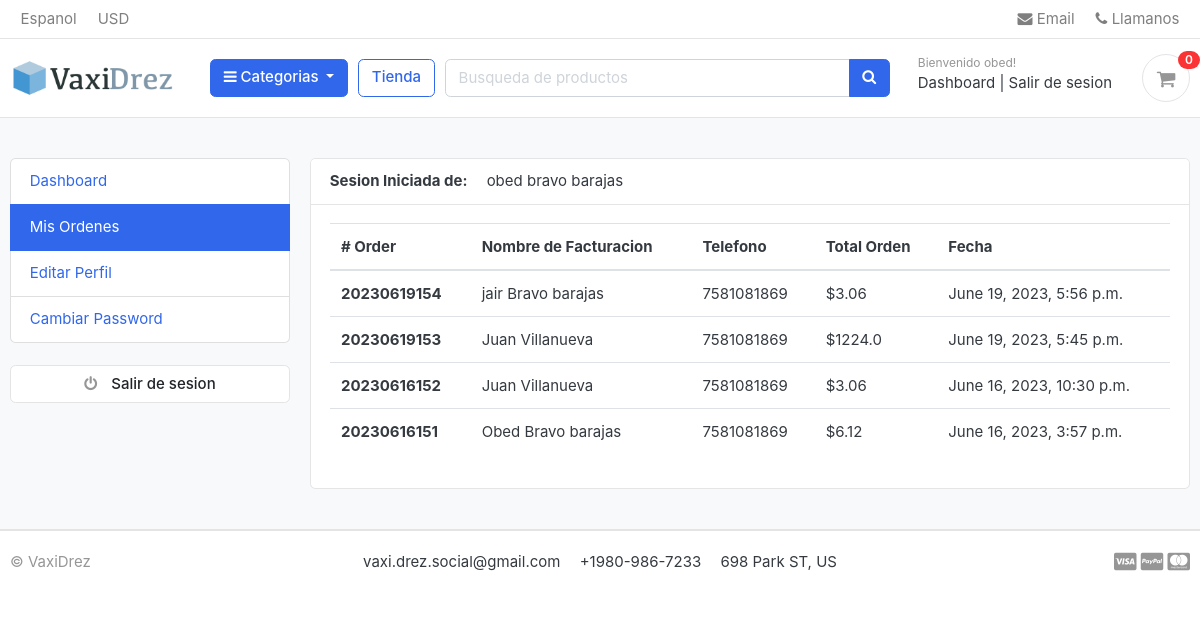
/accounts/my_orders/ (signed in), run on an earlier commit of the app's database.
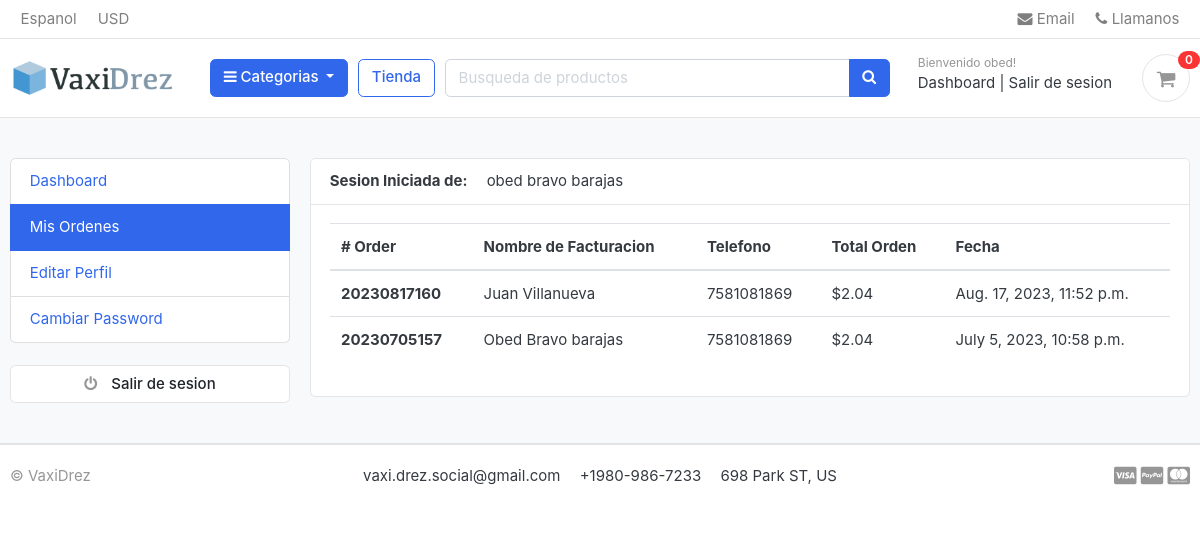
And on a later commit of the database.
### accounts/models.py (models this page shows, shortened)
class Account(AbstractBaseUser):
    first_name = models.CharField(max_length=50)
    last_name = models.CharField(max_length=50)
    username = models.CharField(max_length=50, unique=True)
    email = models.CharField(max_length=100, unique=True)
    phone_number = models.CharField(max_length=50)
    date_joined = models.DateTimeField(auto_now_add=True)
    last_login = models.DateTimeField(auto_now_add=True)
    is_admin = models.BooleanField(default=False)
    is_staff = models.BooleanField(default=False)
    is_active = models.BooleanField(default=False)
    is_superadmin = models.BooleanField(default=False)
    USERNAME_FIELD = 'email'
    REQUIRED_FIELDS = ['username', 'first_name', 'last_name']
    objects =  MyAccountManager()
    def full_name(self):
        return f'{self.first_name} {self.last_name}'

### orders/models.py (models this page shows, shortened)
class Order(models.Model):
    STATUS = (
            ('New', 'Nuevo'),
            ('Accepted', 'Aceptado'),
            ('Completed', 'Completado'),
            ('Cancelled', 'Cancelado'),
        )
    user = models.ForeignKey(Account, on_delete=models.SET_NULL, null=True )
    payment = models.ForeignKey(Payment, on_delete=models.SET_NULL, null=True, blank=True)
    order_number = models.CharField(max_length=20)
    first_name = models.CharField(max_length=50)
    last_name = models.CharField(max_length=50)
    phone = models.CharField(max_length=50)
    email = models.CharField(max_length=50)
    addres_line_1 = models.CharField(max_length=100)
    addres_line_2 = models.CharField(max_length=100)
    state = models.CharField(max_length=50)
    city = models.CharField(max_length=50)
    country = models.CharField(max_length=50)
    order_note = models.CharField(max_length=100, blank=True)
    order_total = models.FloatField()
    tax = models.FloatField()
    status = models.CharField(max_length=50, choices=STATUS, default='New')
    ip = models.CharField(blank=True, max_length=20)
    is_ordered = models.BooleanField(default=False)
    created_at = models.DateTimeField(auto_now_add=True)
    updated_at = models.DateTimeField(auto_now=True)
    def full_name(self):
          return f'{self.first_name} {self.last_name}'

### accounts/views.py (the view)
# urls.py: path('my_orders/', views.my_orders, name='my_orders'),
def my_orders(request):
     orders = Order.objects.filter(user=request.user, is_ordered=True).order_by('-created_at')
     context={
          'orders':orders,
     }
     return render(request, 'accounts/my_orders.html', context)

### carts/context_processors.py (called while the page is built)
def counter(request):
    cart_count = 0
    try:
        cart =  Cart.objects.filter(cart_id=_cart_id(request))
        if request.user.is_authenticated:
            cart_items = CartItem.objects.all().filter(user=request.user)
        else:
            cart_items = CartItem.objects.all().filter(cart=cart[:1])
        for cart_item in cart_items:
            cart_count += cart_item.quantity
    except Cart.DoesNotExist:
        cart_count = 0
    return dict(cart_count=cart_count)

### carts/views.py (called while the page is built)
def _cart_id(request):
    cart = request.session.session_key
    if not cart:
        cart = request.session.create()
    return cart

### category/context_processors.py (called while the page is built)
def menu_links(request):
    links = Category.objects.all()
    return dict(links=links)

### category/models.py (called while the page is built)
    def get_url(self):
        return reverse('products_by_category', args=[self.slug])

### templates/accounts/my_orders.html (shortened to what this page needs)
{% extends 'base.html' %}
{% block content %}
<section class="section-conten padding-y bg">
    <div class="container">
        <div class="row">
        {% include 'includes/dashboard_sidebar.html' %}
        <main class="col-md-9">
            <article class="card">
            <header class="card-header">
                <strong class="d-inline-block mr-3">Sesion Iniciada de: </strong>
                <span>{{user.full_name}}</span>
            </header>
            <div class="card-body">
                <div class="row">
                    <div class="col-md-12">
                        <table class="table table-hover">
                            <thead>
                                <tr>
                                    <th scope="col"># Order</th>
                                    <th scope="col"> Nombre de Facturacion</th>
                                    <th scope="col"> Telefono</th>
                                    <th scope="col"> Total Orden</th>
                                    <th scope="col"> Fecha</th>
                                </tr>
                            </thead>
                            <tbody>
                                {% for order in orders %}
                                <tr>
                                    <th scope="col">{{order.order_number}}</th>
                                    <td scope="col">{{order.full_name}}</td>
                                    <td scope="col">{{order.phone}}</td>
                                    <td scope="col">${{order.order_total}}</td>
                                    <td scope="col">{{order.created_at}}</td>
                                </tr>
                                 {% endfor %}
                            </tbody>
                        </table>
                    </div>
                </div>
            </div>
            </article>
        </main>
    </div>
    </div>
    </section>
    {% endblock %}

### templates/base.html (shortened to what this page needs)
{% load static %}
<!DOCTYPE HTML>
<html lang="en">
<head>
<link href="{% static 'css/bootstrap.css' %}" rel="stylesheet" type="text/css"/>
<link href="{% static 'fonts/fontawesome/css/all.min.css' %}" type="text/css" rel="stylesheet">
<link href="{% static 'css/ui.css' %}" rel="stylesheet" type="text/css"/>
<link href="{% static 'css/responsive.css' %}" rel="stylesheet" media="only screen and (max-width: 1200px)" />
<link href="{% static 'css/custom.css' %}" rel="stylesheet" type="text/css"/>
<link rel="stylesheet" href="https://cdnjs.cloudflare.com/ajax/libs/font-awesome/4.7.0/css/font-awesome.min.css">
</head>
<body>
{% include 'includes/navbar.html' %}
{% block content %}
{%endblock%}
{% include 'includes/footer.html' %}

### templates/includes/navbar.html (shortened to what this page needs)
{% load static %}
<header class="section-header">
    <nav class="navbar p-md-0 navbar-expand-sm navbar-light border-bottom">
    <div class="container">
      <div class="collapse navbar-collapse" id="navbarTop4">
        <ul class="navbar-nav mr-auto">
            <li class="nav-item dropdown">
                 <a href="#" class="nav-link">   Espanol </a>
            </li>
            <li class="nav-item dropdown">
                <a href="#" class="nav-link"> USD </a>
            </li>
        </ul>
        <ul class="navbar-nav">
            <li><a href="#" class="nav-link"> <i class="fa fa-envelope"></i> Email </a></li>
            <li><a href="#" class="nav-link"> <i class="fa fa-phone"></i> Llamanos</a></li>
        </ul>
      </div>
    </div>
    </nav>
    <section class="header-main border-bottom">
        <div class="container">
    <div class="row align-items-center">
        <div class="col-lg-2 col-md-3 col-6">
            <a href="{% url 'home' %}" class="brand-wrap">
                <img class="logo" src="{% static './images/logo01.png' %}">
            </a>
        </div>
        <div class="col-lg col-sm col-md col-6 flex-grow-0">
            <div class="category-wrap dropdown d-inline-block float-right">
                <button type="button" class="btn btn-primary dropdown-toggle" data-toggle="dropdown">
                    <i class="fa fa-bars"></i> Categorias
                </button>
            </div>
        </div>
        <a href="{% url 'store' %}" class="btn btn-outline-primary">Tienda</a>
        <div class="col-lg  col-md-6 col-sm-12 col">
            <form action="{% url 'search' %}" class="search">
                <div class="input-group w-100">
                    <input type="text" class="form-control" style="width:60%;" placeholder="Busqueda de productos" name="keyword">
                    <div class="input-group-append">
                      <button class="btn btn-primary" type="submit">
                        <i class="fa fa-search"></i>
                      </button>
                    </div>
                </div>
            </form>
        </div>
        <div class="col-lg-3 col-sm-6 col-8 order-2 order-lg-3">
                    <div class="d-flex justify-content-end mb-3 mb-lg-0">
                        {% if user.id is None %}
                        <div class="widget-header">
                            <small class="title text-muted">Bienvenido visitante!</small>
                            <div>
                                <a href="{% url 'login' %}">Login</a> <span class="dark-transp"> | </span>
                                <a href="{% url 'register' %}"> Registrar</a>
                            </div>
                        </div>
                        {% else %}
                        <div class="widget-header">
                            <small class="title text-muted">Bienvenido {{ user.first_name }}!</small>
                            <div>
                                <a href="{% url 'dashboard' %}">Dashboard</a> <span class="dark-transp"> | </span>
                                <a href="{% url 'logout' %}"> Salir de sesion</a>
                            </div>
                        </div>
                       {% endif %}
                        <a href="{% url 'cart' %}" class="widget-header pl-3 ml-3">
                            <div class="icon icon-sm rounded-circle border"><i class="fa fa-shopping-cart"></i></div>
                            <span class="badge badge-pill badge-danger notify">{{ cart_count }}</span>
                        </a>
                    </div>
                </div>
    </div>
        </div>
    </section>
    </header>

### templates/includes/dashboard_sidebar.html
<aside class="col-md-3">
    <ul class="list-group">
        <a class="list-group-item {% if '/accounts/' == request.path %} active {% endif %}" href="{% url 'dashboard' %}"> Dashboard</a>
        <a class="list-group-item {% if '/my_orders/' in request.path %} active {% endif %}" href="{% url 'my_orders' %}"> Mis Ordenes </a>
        <a class="list-group-item {% if '/edit_profile/' in request.path %} active {% endif %}" href="{% url 'edit_profile' %}"> Editar Perfil</a>
        <a class="list-group-item {% if '/change_password/' in request.path %} active {% endif %}" href="{% url 'change_password' %}"> Cambiar Password </a>
    </ul>
    <br>
    <a class="btn btn-light btn-block" href="{% url 'logout' %}"> <i class="fa fa-power-off"></i> <span class="text">Salir de sesion</span> </a>
</aside>

### templates/includes/footer.html
<footer class="section-footer border-top">
	<div class="container">
		<section class="footer-bottom border-top row">
			<div class="col-md-2">
				<p class="text-muted"> &copy VaxiDrez </p>
			</div>
			<div class="col-md-8 text-md-center">
				<span  class="px-2">vaxi.drez.social@gmail.com</span>
				<span  class="px-2">+1980-986-7233</span>
				<span  class="px-2">698 Park ST, US</span>
			</div>
			<div class="col-md-2 text-md-right text-muted">
				<i class="fab fa-lg fa-cc-visa"></i>
				<i class="fab fa-lg fa-cc-paypal"></i>
				<i class="fab fa-lg fa-cc-mastercard"></i>
			</div>
		</section>
	</div>
</footer>

### static/css/ui.css (style rules this page uses)
html { font-family: "Inter", sans-serif; font-size: 15px; }
.icon-xs, .icon-sm, .icon-md, .icon-lg { display: inline-block; text-align: center; flex-shrink: 0; flex-grow: 0; }
.icon-sm { width: 48px; height: 48px; line-height: 48px !important; font-size: 20px; }
.padding-y { padding-top: 40px; padding-bottom: 40px; }
article:after, .form-group:after { display: block; clear: both; content: ""; }
.bg { background-color: #f8f9fa; }
p:last-child { margin-bottom: 0; }
.header-main { position: relative; padding-top: 1rem; padding-bottom: 1rem; }
.brand-wrap .logo, .navbar-brand .logo { margin-right: 7px; max-height: 42px; display: inline-block; }
.widget-header { display: inline-block; vertical-align: middle; position: relative; }
.widget-header a { color: #343a40; }
.widget-header i { color: #969696; }
.widget-header .title { display: block; }
.widget-header .notify { position: absolute; top: -3px; right: -10px; }
.footer-bottom { padding-top: 20px; padding-bottom: 20px; }
.btn-light { background-color: #fff; border-color: #e4e4e4; }
.btn-light i { color: #969696; }
.btn i + .text { margin-left: 10px; }
.notify { position: absolute; top: -4px; right: -10px; display: inline-block; padding: 0.25em 0.6em; font-size: 12px; line-height: 1; text-align: center; border-radius: 3rem; color: #fff; background-color: #fa3434; }

What changed in the data, as far as the page shows it:
removed Order: order_number "20230619154", full_name "jair Bravo barajas", phone "7581081869", order_total "3.06", created_at "June 19, 2023, 5:56 p.m."
removed Order: order_number "20230619153", full_name "Juan Villanueva", phone "7581081869", order_total "1224.0", created_at "June 19, 2023, 5:45 p.m."
removed Order: order_number "20230616152", full_name "Juan Villanueva", phone "7581081869", order_total "3.06", created_at "June 16, 2023, 10:30 p.m."
removed Order: order_number "20230616151", full_name "Obed Bravo barajas", phone "7581081869", order_total "6.12", created_at "June 16, 2023, 3:57 p.m."
added Order: order_number "20230817160", full_name "Juan Villanueva", phone "7581081869", order_total "2.04", created_at "Aug. 17, 2023, 11:52 p.m."
added Order: order_number "20230705157", full_name "Obed Bravo barajas", phone "7581081869", order_total "2.04", created_at "July 5, 2023, 10:58 p.m."
